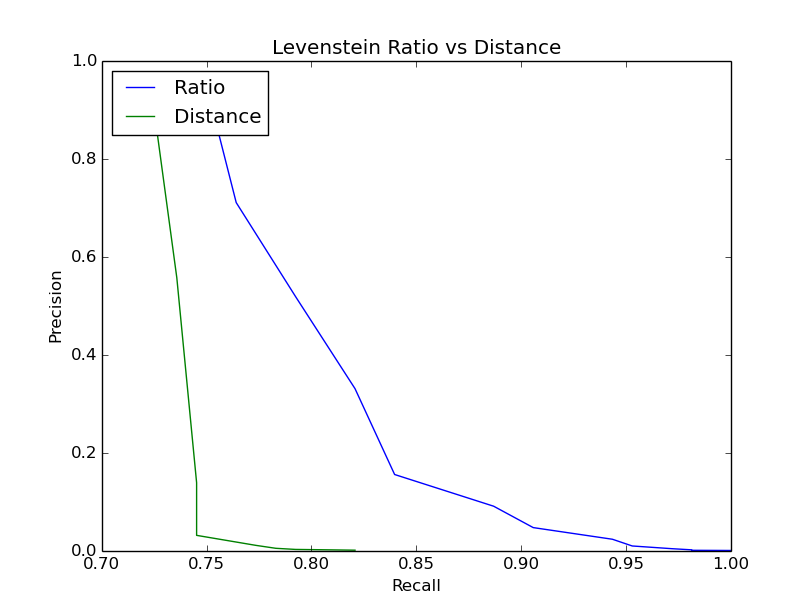

Python code for this plot:
import Levenshtein as L
import pandas as pd
from pylab import *
import matplotlib.pyplot as plt
resto = pd.read_csv('restaurants.csv')
resto['dummy'] = 0
prod = pd.merge(resto, resto, on='dummy')


clusters = pd.merge(resto, resto, on='cluster')
clusters = clusters[clusters.id_x > clusters.id_y]
clusters[:10]


# Clean up
del prod['dummy']
del resto['dummy']

prod = prod[prod.id_x > prod.id_y]
prod['ratio'] = prod.apply(lambda r: L.ratio(r['name_x'], r['name_y']), axis=1)
prod['distance'] = prod.apply(lambda r: L.distance(r['name_x'], r['name_y']), axis=1)


def accuracy_distance(max_distance):
    similar = prod[prod.distance < max_distance]
    correct = float(sum(similar.cluster_x == similar.cluster_y))
    precision = correct / len(similar)
    recall = correct / len(clusters)
    return (precision, recall)

thresholds = range(1, 11)
p_dis = []
r_dis = []

for t in thresholds:
    acc_dis = accuracy_distance(t)
    p_dis.append(acc_dis[0])
    r_dis.append(acc_dis[1])


def accuracy(max_ratio):
    similar = prod[prod.ratio > max_ratio]
    correct = float(sum(similar.cluster_x == similar.cluster_y))
    precision = correct / len(similar)
    recall = correct / len(clusters)
    return (precision, recall)

ratios = np.arange(0.01, 1.00,0.05)
p = []
r = []

for t in ratios:
    acc = accuracy(t)
    p.append(acc[0])
    r.append(acc[1])
    
    
#plt.xlabel('recall')
#plt.ylabel('precision')
#plt.plot(r, p,alpha=1)
#plt.show()

plt.plot(r,p, label='Ratio')
plt.title("Levenstein Ratio vs Distance")
plt.plot(r_dis,p_dis, label='Distance')
plt.legend(loc='upper left')
plt.xlabel("Recall")
plt.ylabel("Precision")
plt.show()
